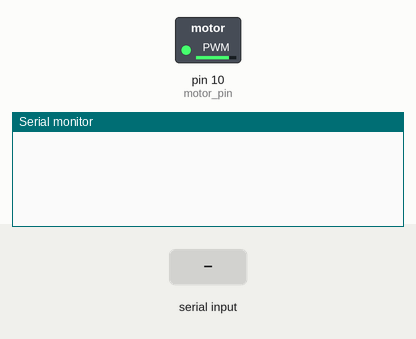
Recording of a sketch running on a simulated Arduino Uno, built with avr-gcc and run on an emulated ATmega328P. Parts: switched loads named in the sketch (green lamp = pin HIGH), the last lines printed to the serial monitor. Inputs (shaded band) come from the test bench.

Above: at 1.2 s.
1.3 s: "1" received over Serial
At 2.4 s:
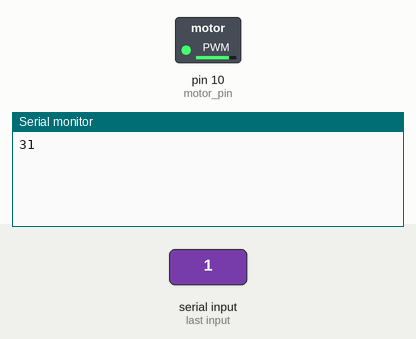
2.8 s: byte 250 (0xFA) received over Serial
At 3.5 s:
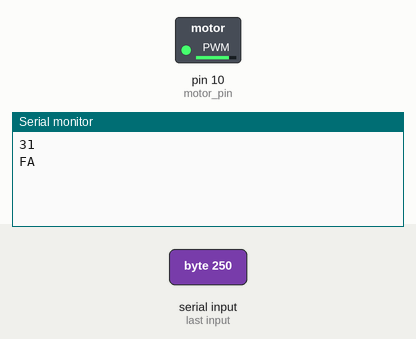

The sketch:

lidar.ino
```cpp
byte incomingByte;
int motor_pin = 10;

void setup(){
  Serial.begin(115200);
  //Serial1.begin(115200);
  TCCR1B = TCCR1B & 0b11111000 | 0x01;
  pinMode(motor_pin, OUTPUT);
  analogWrite(motor_pin, 210);
}

void loop() {

  if (Serial.available() > 0) {
    incomingByte = Serial.read();

    if (incomingByte==0xFA){
      Serial.println("  ");
    }

    Serial.print(incomingByte, HEX);
  }
}
```

Measured:
- after the input at 1.3 s, the serial monitor: prints a new line at once (image 1)
- after the input at 2.8 s, the serial monitor: prints a new line at once (image 2)
